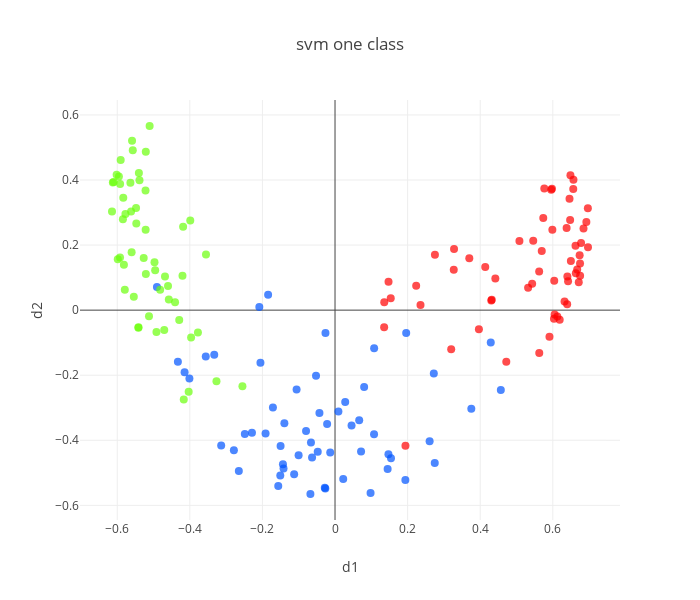

Notebook code cell kept with this figure:
### Code cell
from sklearn.svm import OneClassSVM

def remove_outliers_svm(X):
    svm = OneClassSVM(nu=removed_size, kernel="rbf", gamma=0.2)
    y_pred = svm.fit_predict(X)
    return X[y_pred == 1]  # Retain only inliers

svm_data_clean = remove_outliers_svm(data)
X_clean=svm_data_clean[:,:-1]
y_clean=svm_data_clean[:,-1]

render(special_model,transform.transform(X_clean),y_clean,"svm one class")

### Figure 1 — Plotly figure (JSON) as saved in the notebook; plotly's stock layout.template omitted (floating-point values rounded to 4 significant figures; data arrays with more than 128 entries replaced by an {"elided": "..."} marker saying what was removed)
{"data": [{"marker": {"color": {"elided": "170 str values"}, "opacity": 0.7, "size": 8}, "mode": "markers", "type": "scatter", "x": {"elided": "170 float values"}, "y": {"elided": "170 float values"}}], "layout": {"height": 600, "title": {"text": "svm one class"}, "width": 700, "xaxis": {"title": {"text": "d1"}}, "yaxis": {"title": {"text": "d2"}}}}
